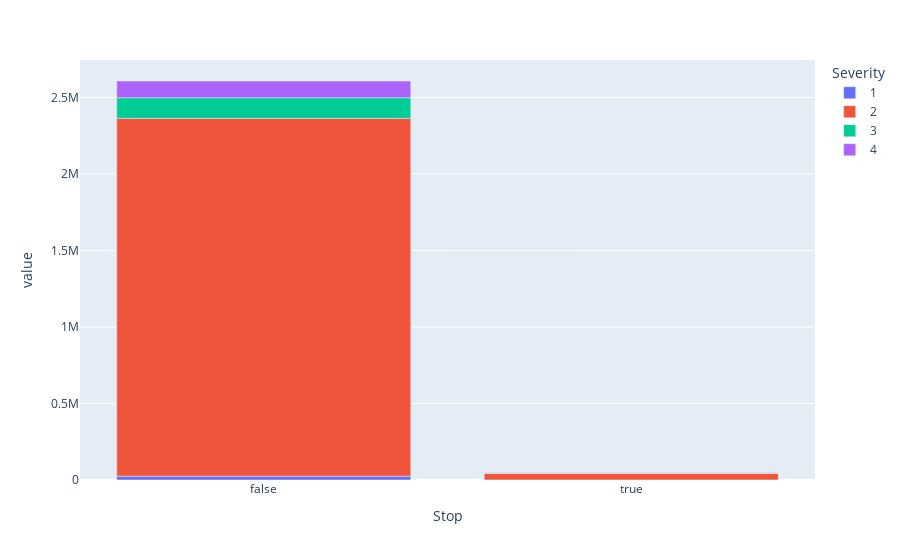

Notebook cell for this chart:
### Code cell
atstop = data['ID'].groupby([data['Stop'],data['Severity']]).count()
atstop = atstop.unstack(level=-1).fillna(0)

fig = px.bar(atstop)

fig.show()

### Figure 1 — Plotly figure (JSON) as saved in the notebook; plotly's stock layout.template omitted (floating-point values rounded to 4 significant figures)
{"data": [{"alignmentgroup": "True", "hovertemplate": "Severity=1<br>Stop=%{x}<br>value=%{y}<extra></extra>", "legendgroup": "1", "marker": {"color": "#636efa", "pattern": {"shape": ""}}, "name": "1", "offsetgroup": "1", "orientation": "v", "showlegend": true, "textposition": "auto", "type": "bar", "x": [false, true], "xaxis": "x", "y": [24982, 517], "yaxis": "y"}, {"alignmentgroup": "True", "hovertemplate": "Severity=2<br>Stop=%{x}<br>value=%{y}<extra></extra>", "legendgroup": "2", "marker": {"color": "#EF553B", "pattern": {"shape": ""}}, "name": "2", "offsetgroup": "2", "orientation": "v", "showlegend": true, "textposition": "auto", "type": "bar", "x": [false, true], "xaxis": "x", "y": [2338940, 43533], "yaxis": "y"}, {"alignmentgroup": "True", "hovertemplate": "Severity=3<br>Stop=%{x}<br>value=%{y}<extra></extra>", "legendgroup": "3", "marker": {"color": "#00cc96", "pattern": {"shape": ""}}, "name": "3", "offsetgroup": "3", "orientation": "v", "showlegend": true, "textposition": "auto", "type": "bar", "x": [false, true], "xaxis": "x", "y": [134728, 1186], "yaxis": "y"}, {"alignmentgroup": "True", "hovertemplate": "Severity=4<br>Stop=%{x}<br>value=%{y}<extra></extra>", "legendgroup": "4", "marker": {"color": "#ab63fa", "pattern": {"shape": ""}}, "name": "4", "offsetgroup": "4", "orientation": "v", "showlegend": true, "textposition": "auto", "type": "bar", "x": [false, true], "xaxis": "x", "y": [109589, 2409], "yaxis": "y"}], "layout": {"barmode": "relative", "legend": {"title": {"text": "Severity"}, "tracegroupgap": 0}, "margin": {"t": 60}, "xaxis": {"anchor": "y", "domain": [0, 1], "title": {"text": "Stop"}}, "yaxis": {"anchor": "x", "domain": [0, 1], "title": {"text": "value"}}}}
